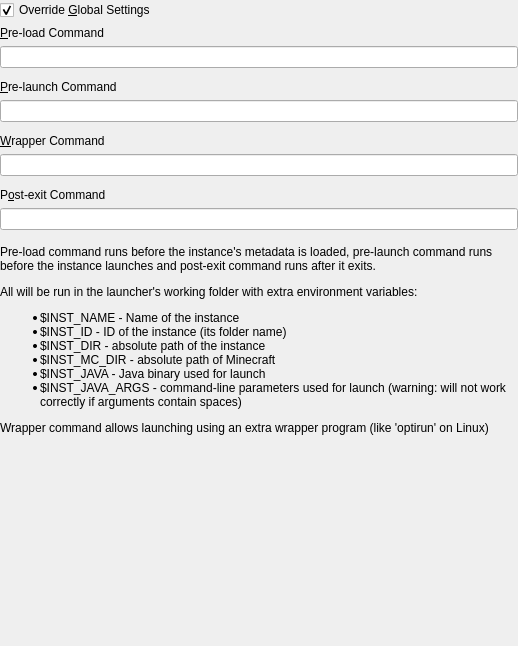
<?xml version="1.0" encoding="UTF-8"?>
<ui version="4.0">
 <class>CustomCommands</class>
 <widget class="QWidget" name="CustomCommands">
  <property name="geometry">
   <rect>
    <x>0</x>
    <y>0</y>
    <width>518</width>
    <height>646</height>
   </rect>
  </property>
  <layout class="QVBoxLayout" name="verticalLayout">
   <property name="leftMargin">
    <number>0</number>
   </property>
   <property name="topMargin">
    <number>0</number>
   </property>
   <property name="rightMargin">
    <number>0</number>
   </property>
   <property name="bottomMargin">
    <number>0</number>
   </property>
   <item>
    <widget class="QCheckBox" name="overrideCheckBox">
     <property name="text">
      <string>Override &amp;Global Settings</string>
     </property>
     <property name="checked">
      <bool>true</bool>
     </property>
    </widget>
   </item>
   <item>
    <widget class="QWidget" name="customCommandsWidget" native="true">
     <property name="enabled">
      <bool>true</bool>
     </property>
     <layout class="QGridLayout" name="gridLayout_4">
      <property name="leftMargin">
       <number>0</number>
      </property>
      <property name="topMargin">
       <number>0</number>
      </property>
      <property name="rightMargin">
       <number>0</number>
      </property>
      <item row="7" column="0">
       <widget class="QLabel" name="labelWrapperCmd">
        <property name="text">
         <string>&amp;Wrapper Command</string>
        </property>
        <property name="buddy">
         <cstring>wrapperCmdTextBox</cstring>
        </property>
       </widget>
      </item>
      <item row="4" column="0">
       <widget class="QLineEdit" name="preLaunchCmdTextBox"/>
      </item>
      <item row="0" column="0">
       <widget class="QLabel" name="labelPreLoadCmd">
        <property name="text">
         <string>&amp;Pre-load Command</string>
        </property>
        <property name="buddy">
         <cstring>preLoadCmdTextBox</cstring>
        </property>
       </widget>
      </item>
      <item row="6" column="0">
       <spacer name="verticalSpacer_3">
        <property name="orientation">
         <enum>Qt::Orientation::Vertical</enum>
        </property>
        <property name="sizeType">
         <enum>QSizePolicy::Policy::Fixed</enum>
        </property>
        <property name="sizeHint" stdset="0">
         <size>
          <width>0</width>
          <height>6</height>
         </size>
        </property>
       </spacer>
      </item>
      <item row="11" column="0">
       <widget class="QLineEdit" name="postExitCmdTextBox"/>
      </item>
      <item row="1" column="0">
       <widget class="QLineEdit" name="preLoadCmdTextBox"/>
      </item>
      <item row="9" column="0">
       <spacer name="verticalSpacer_2">
        <property name="orientation">
         <enum>Qt::Orientation::Vertical</enum>
        </property>
        <property name="sizeType">
         <enum>QSizePolicy::Policy::Fixed</enum>
        </property>
        <property name="sizeHint" stdset="0">
         <size>
          <width>0</width>
          <height>6</height>
         </size>
        </property>
       </spacer>
      </item>
      <item row="8" column="0">
       <widget class="QLineEdit" name="wrapperCmdTextBox"/>
      </item>
      <item row="3" column="0">
       <widget class="QLabel" name="labelPreLaunchCmd">
        <property name="text">
         <string>&amp;Pre-launch Command</string>
        </property>
        <property name="buddy">
         <cstring>preLaunchCmdTextBox</cstring>
        </property>
       </widget>
      </item>
      <item row="10" column="0">
       <widget class="QLabel" name="labelPostExitCmd">
        <property name="text">
         <string>P&amp;ost-exit Command</string>
        </property>
        <property name="buddy">
         <cstring>postExitCmdTextBox</cstring>
        </property>
       </widget>
      </item>
      <item row="2" column="0">
       <spacer name="verticalSpacer_4">
        <property name="orientation">
         <enum>Qt::Orientation::Vertical</enum>
        </property>
        <property name="sizeType">
         <enum>QSizePolicy::Policy::Fixed</enum>
        </property>
        <property name="sizeHint" stdset="0">
         <size>
          <width>0</width>
          <height>6</height>
         </size>
        </property>
       </spacer>
      </item>
     </layout>
    </widget>
   </item>
   <item>
    <widget class="QLabel" name="labelCustomCmdsDescription">
     <property name="text">
      <string>&lt;html&gt;&lt;head/&gt;&lt;body&gt;&lt;p&gt;Pre-load command runs before the instance's metadata is loaded, pre-launch command runs before the instance launches and post-exit command runs after it exits.&lt;/p&gt;&lt;p&gt;All will be run in the launcher's working folder with extra environment variables:&lt;/p&gt;&lt;ul&gt;&lt;li&gt;$INST_NAME - Name of the instance&lt;/li&gt;&lt;li&gt;$INST_ID - ID of the instance (its folder name)&lt;/li&gt;&lt;li&gt;$INST_DIR - absolute path of the instance&lt;/li&gt;&lt;li&gt;$INST_MC_DIR - absolute path of Minecraft&lt;/li&gt;&lt;li&gt;$INST_JAVA - Java binary used for launch&lt;/li&gt;&lt;li&gt;$INST_JAVA_ARGS - command-line parameters used for launch (warning: will not work correctly if arguments contain spaces)&lt;/li&gt;&lt;/ul&gt;&lt;p&gt;Wrapper command allows launching using an extra wrapper program (like 'optirun' on Linux)&lt;/p&gt;&lt;/body&gt;&lt;/html&gt;</string>
     </property>
     <property name="alignment">
      <set>Qt::AlignmentFlag::AlignLeading|Qt::AlignmentFlag::AlignLeft|Qt::AlignmentFlag::AlignTop</set>
     </property>
     <property name="wordWrap">
      <bool>true</bool>
     </property>
     <property name="textInteractionFlags">
      <set>Qt::TextInteractionFlag::LinksAccessibleByMouse|Qt::TextInteractionFlag::TextSelectableByMouse</set>
     </property>
    </widget>
   </item>
   <item>
    <spacer name="verticalSpacer">
     <property name="orientation">
      <enum>Qt::Orientation::Vertical</enum>
     </property>
     <property name="sizeHint" stdset="0">
      <size>
       <width>20</width>
       <height>40</height>
      </size>
     </property>
    </spacer>
   </item>
  </layout>
 </widget>
 <resources/>
 <connections/>
</ui>
